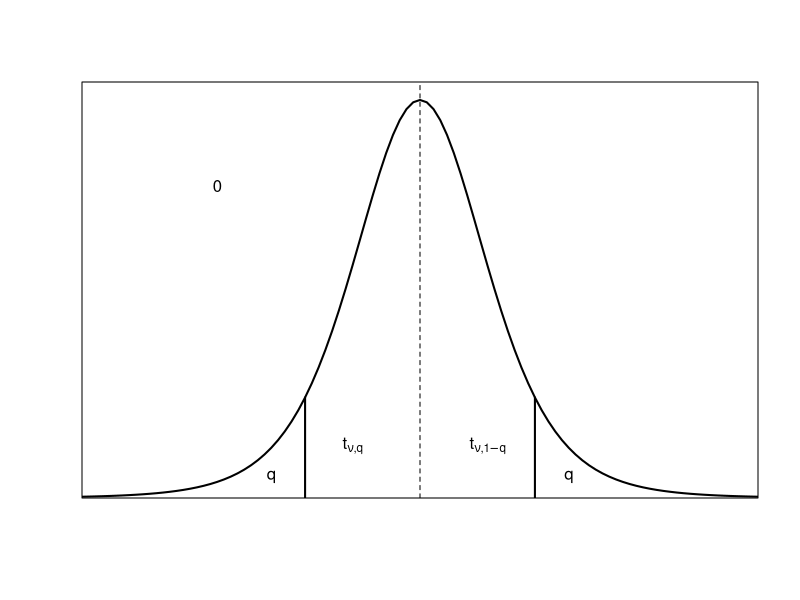

The R source for this figure:
curve(dt(x,6),-5,5,ylim=c(0,0.4),lwd=2, xlab="",ylab="",xaxs="i",yaxs="i",xaxt="n",yaxt="n",)
segments(-1.7,0,-1.7,dt(-1.7,6),lwd=2)
segments(1.7,0,1.7,dt(1.7,6),lwd=2)
abline(v=0,lty=2)

text(-1,0.05,labels=expression(t[paste(nu,",",q)]))
text(1,0.05,labels=expression(t[paste(nu,",",1-q)]))

text(-2.2,0.02,labels="q")
text(2.2,0.02,labels="q")

text(-3,0.3,labels="0")


